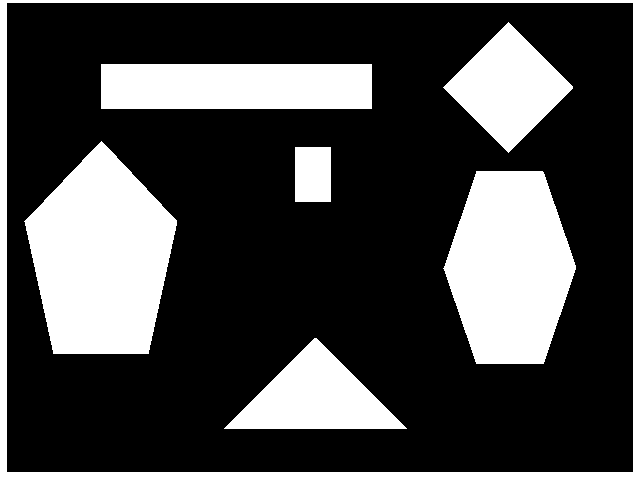
%> input picture 06_PSM/01_DataProcessing_based_Matlab/Map13.bmp, 640 x 480 px
$ octave CreateDataForPSM.m   (GNU Octave 9; MATLAB toolbox functions it lacks are replaced by stand-ins)
%> lines starting %> are read from the running program, lines starting %| are printed output that depends on the picture; in (x1, y1, x2, y2) boxes, pixels count from 0 and x2, y2 are one past the last pixel; in counts of white or black regions, pixels touching at a corner belong together; the program's own positions count from 1
### 06_PSM/01_DataProcessing_based_Matlab/GetLaserDataPointSet.m


function [setOut]=GetLaserDataPointSet(x_pos,y_pos,samples,phiInput,label,MapName)
%> called with x_pos = 190, y_pos = 210, samples = 681, phiInput = 0, label = 11, MapName = 'Map13.bmp'
%*********************************************************************
%*********************************************************************
%*********************************************************************
%函数功能：以输入点为激光探测点，获取周围环境的距离和角度信息
%输入：激光测距仪探测点坐标 （x_pos,y_pos）
%      扫描一圈的采样点数 samples
%输出：2×1矩阵setOut=|range|
%                     |theta|
%      距离向量 range
%      角度向量 theta
%      其中(range(i),theta(i))对应某一障碍点的信息
%作者：Shaofeng Wu （由Boss给的程序封装）
%时间：2017.11.19
%*********************************************************************
%*********************************************************************
%*********************************************************************


%*********************************************************************
%*********************************************************************
% 初始值
phi = phiInput; % 激光测距仪朝向（与x轴夹角）


%*********************************************************************
%*********************************************************************
% 地图信息
map = double(imread(MapName));
%> map: size 480x640x3 double; 28.2% white; 7 white regions, largest, box (x1, y1, x2, y2) and area: (24, 141, 177, 354) 22641, (443, 171, 576, 364) 19300, (0, 0, 640, 480) 13606
figure(label); imagesc(map); colormap(gray(256))
hold on
%set(gca,'xaxislocation','bottom','yaxislocation','left','ydir','reverse') % set origin position
[yn, xn] = size(map);
%> yn = 480; xn = 1920
max_rang = sqrt(yn*yn+xn*xn);
%> max_rang = 1979.1
%*********************************************************************
%*********************************************************************
% 开始扫描

theta_step = 360/samples;
theta0 = (-120:theta_step:120);         %与前向夹角
range0 = zeros(size(theta0));           %设置一个大小和Theta一样的向量
for i = 1:length(theta0)
    alpha = (phi + theta0(i))/180*pi;   %扫描线角度
    for t = 1:max_rang
        y = y_pos - floor(t*sin(alpha)); %向下为正
        x = x_pos + floor(t*cos(alpha));
        % 判断是否超出地图范围
        if y>=1 && y<=yn && x>=1 && x<=xn
            if map(y,x) == 0
                continue;
            end
        end
        % 扫描到边界
        range0(i) = t;
        plot([x_pos x],[y_pos y],'-')
        drawnow
        break;
    end
end
%> after the loop, range0 = 455 values, max 514 at index 170, min 31 at index 1, mean 184.8
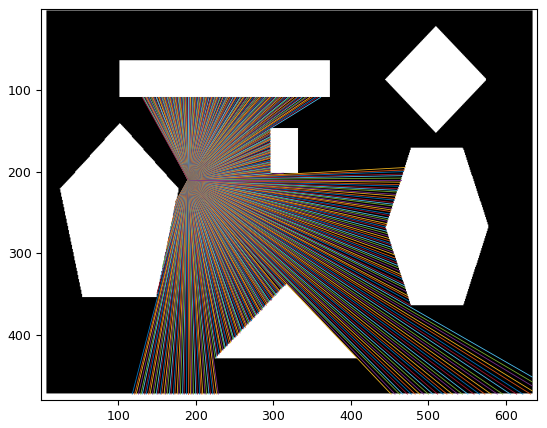
%> figure redrawn from the program's plot data
hold off


figure(label+1); p = plot(theta0,range0, '-');
set(p,'linewidth',2)

% setOut=[range0;theta0];%输出为角度制，范围为-180~180
setOut=[range0;theta0/180*pi+pi];%输出为弧度制，范围为0~2*pi
%> setOut = 455 columns, first 8: [31 31 31 32 33 33 36 37; 1.05 1.06 1.07 1.07 1.08 1.09 1.1 1.11]

### 06_PSM/01_DataProcessing_based_Matlab/CoordinateTran2.m


function [setOut]=CoordinateTran2(setIn)
%*********************************************************************
%*********************************************************************
%*********************************************************************
%函数功能：坐标变换，将极坐标系数据转化为笛卡尔坐标系数据
%输入：包含Num个极坐标点的点集setIn
%输出：包含Num个笛卡尔坐标的点集setOut
%setIn=  |range|         setOut=| x  |
%        |theta|                | y  |
%       矩阵setOut数据基于极坐标系
%       矩阵setIn数据基于笛卡尔坐标系
%作者：Shaofeng Wu
%时间：2017.11.28
%*********************************************************************
%*********************************************************************
%*********************************************************************
%*********************************************************************
%*********************************************************************
range=setIn(1,:);
theta=setIn(2,:);
%*********************************************************************
%*********************************************************************
%Step1：将数据点由极坐标系转化为笛卡尔坐标系
alpha=theta;   %弧度制
% alpha=theta*pi/180;   %角度制转为弧度制

%*********************************************************************
%*********************************************************************
%Step2：坐标转换计算
x=zeros(size(theta)); %设置一个大小和Theta一样的向量
y=zeros(size(theta)); %设置一个大小和Theta一样的向量

for m = 1:size(theta,2)
    x(m)=range(m)*cos(alpha(m));
    y(m)=range(m)*sin(alpha(m));
end

setOut=[x;y];

### 06_PSM/01_DataProcessing_based_Matlab/CreateDataForPSM.m
%**************************************************************************
%**************************************************************************
%功能：使用激光雷达产生仿真数据，并且存为.scan文件
%PSM源码中的激光测距仪的数据存储在.scan文件中，数据格式为N×2,如下：
%data（i,1）为激光测距仪的采样角，单位为弧度制
%data（i,2）为激光测距仪在采样角data（i,1）时障碍物的距离，单位为cm
%data中，N=200,0<=data（i,1）<=2*pi
%作者：Shaofeng Wu
%时间：2019.12.07
%邮箱：shaofeng693@126.com
%**************************************************************************
%**************************************************************************
% function main
clear
clc
%*********************************************************************
%*********************************************************************
%Step1：数据获取和数据预处理
%*********************************************************************
%Step1.1：设置激光扫描仪的前后两个位置，和采样点数
xPre=190;       %激光扫描仪前一时刻位置横坐标
yPre=210;       %激光扫描仪前一时刻位置纵坐标
directionPre=0; %激光扫描仪前一时刻朝向与基准方向的夹角（单位：度），基准方向设为水平向右
xLate=290;      %激光扫描仪当前时刻位置横坐标
yLate=280;      %激光扫描仪当前时刻位置纵坐标
directionLate=45;%激光扫描仪当前时刻朝向与基准方向的夹角（单位：度），基准方向设为水平向右
numSample=681;  %激光扫描仪360度细分成numSample份
MapName='Map13.bmp';%选择实验地图（场景）
% MapName='Map14.bmp';%选择实验地图（场景）
%*********************************************************************
%Step1.2：获取激光扫描仪前后两个位置的坐标对应的X、P点集
[setOutX]=GetLaserDataPointSet(xPre,yPre,numSample,directionPre,11,MapName);     %初始位置设为（xPre,yPre），返回的数据点集记为模板点集X
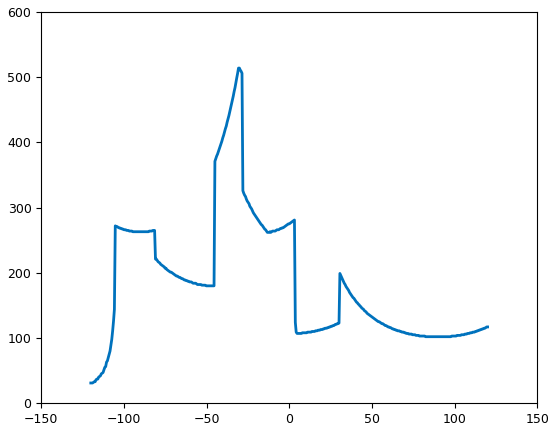
%> figure redrawn from the program's plot data; curve peaks at x = -30.66, y = 514
%> setOutX has the same summary as setOut in GetLaserDataPointSet
[setOutP]=GetLaserDataPointSet(xLate,yLate,numSample,directionLate,22,MapName);%移动位置设为（xLate,yLate），返回的数据点集记为待匹配点集P
%> call 2 of GetLaserDataPointSet, with x_pos = 290, y_pos = 280, samples = 681, phiInput = 45, label = 22, MapName = 'Map13.bmp'
%> after the loop in GetLaserDataPointSet (call 2), `for i = 1:length(theta0)`: range0 = 455 values, max 394 at index 88, min 64 at index 15, mean 192.3
%> after the loop in GetLaserDataPointSet (call 2), `for i = 1:length(theta0)`:
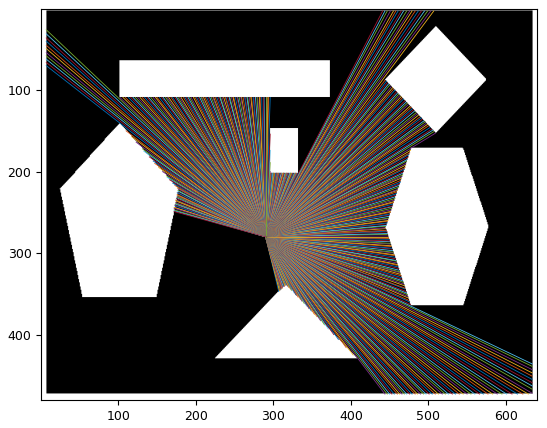
%> figure redrawn from the program's plot data
%> in GetLaserDataPointSet (call 2), `setOut=[range0;theta0/180*pi+pi];`: setOut = 455 columns, first 8: [69 68 68 67 67 67 67 66; 1.05 1.06 1.07 1.07 1.08 1.09 1.1 1.11]
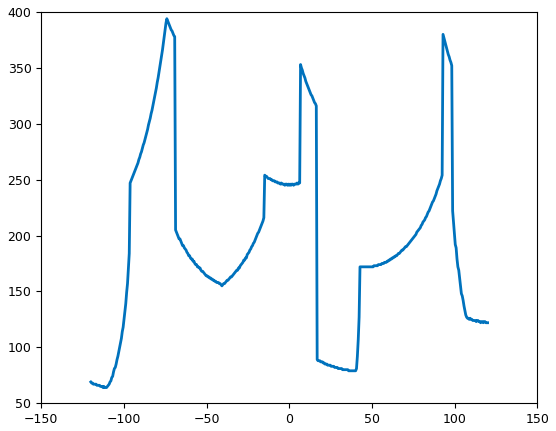
%> figure redrawn from the program's plot data; curve peaks at x = -74.01, y = 394
%> setOutP has the same summary as setOut in GetLaserDataPointSet
%Step1.3：坐标转换，将数据由极坐标系变换为笛卡尔坐标系
X=CoordinateTran2(setOutX);%坐标变换：极坐标变换为笛卡尔坐标
%> in CoordinateTran2, `range=setIn(1,:);`: range = 455 values, max 514 at index 170, min 31 at index 1, mean 184.8
%> in CoordinateTran2, `theta=setIn(2,:);`: theta = 455 values from 1.05 to 5.24
%> after the loop in CoordinateTran2, `for m = 1:size(theta,2)`: x = 455 values, max 71.31 at index 29, min -444.9 at index 173, mean -95.07; y = 455 values, max 263 at index 58, min -102 at index 398, mean 40.15
%> in CoordinateTran2, `setOut=[x;y];`: setOut = 455 columns, first 8: [15.5 15.25 15 15.23 15.43 15.16 16.25 16.39; 26.85 26.99 27.13 28.15 29.17 29.31 32.13 33.17]
%> X has the same summary as setOut in CoordinateTran2
P=CoordinateTran2(setOutP);%坐标变换：极坐标变换为笛卡尔坐标
%> P = 455 columns, first 8: [34.5 33.46 32.91 31.88 31.34 30.79 30.24 29.24; 59.76 59.2 59.51 58.93 59.22 59.51 59.79 59.17]
 %绘制数据点集平面图，可视化激光测距仪采集到的数据
figure(101);
hold on
for i=1:size(P,2)
    plot([P(1,i) P(1,i)],[P(2,i) P(2,i)],'rx','MarkerSize',3);
% plot([P(2,i) P(2,i)],[P(1,i) P(1,i)],'rx','MarkerSize',3);
end
for i=1:size(X,2)
    plot([X(1,i) X(1,i)],[X(2,i) X(2,i)],'gx','MarkerSize',3);
% plot([X(2,i) X(2,i)],[X(1,i) X(1,i)],'gx','MarkerSize',3);
end
plot(0,0,'b.','MarkerSize',30 );
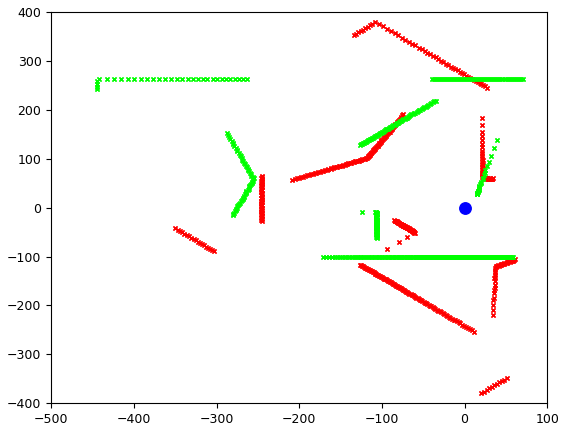
%> figure redrawn from the program's plot data
hold off


data1=setOutX';
%> data1 = 455 rows, first 12: [31 1.05; 31 1.06; 31 1.07; 32 1.07; 33 1.08; 33 1.09; 36 1.1; 37 1.11; 37 1.12; 40 1.13; 41 1.14; 42 1.15]
data2=setOutP';
%> data2 = 455 rows, first 12: [69 1.05; 68 1.06; 68 1.07; 67 1.07; 67 1.08; 67 1.09; 67 1.1; 66 1.11; 66 1.12; 66 1.13; 66 1.14; 65 1.15]

for i=1:size(data1,1)
    dataOut1(i,1)=data1(i,2);
    dataOut1(i,2)=data1(i,1);

    dataOut2(i,1)=data2(i,2);
    dataOut2(i,2)=data2(i,1);
end
%> after the loop, dataOut1 = 455 rows, first 12: [1.05 31; 1.06 31; 1.07 31; 1.07 32; 1.08 33; 1.09 33; 1.1 36; 1.11 37; 1.12 37; 1.13 40; 1.14 41; 1.15 42]; dataOut2 = 455 rows, first 12: [1.05 69; 1.06 68; 1.07 68; 1.07 67; 1.08 67; 1.09 67; 1.1 67; 1.11 66; 1.12 66; 1.13 66; 1.14 66; 1.15 65]
%
dlmwrite('Mydata1.scan',dataOut1,'delimiter',' ','precision','%.3f');
dlmwrite('Mydata2.scan',dataOut2,'delimiter',' ','precision','%.3f');
